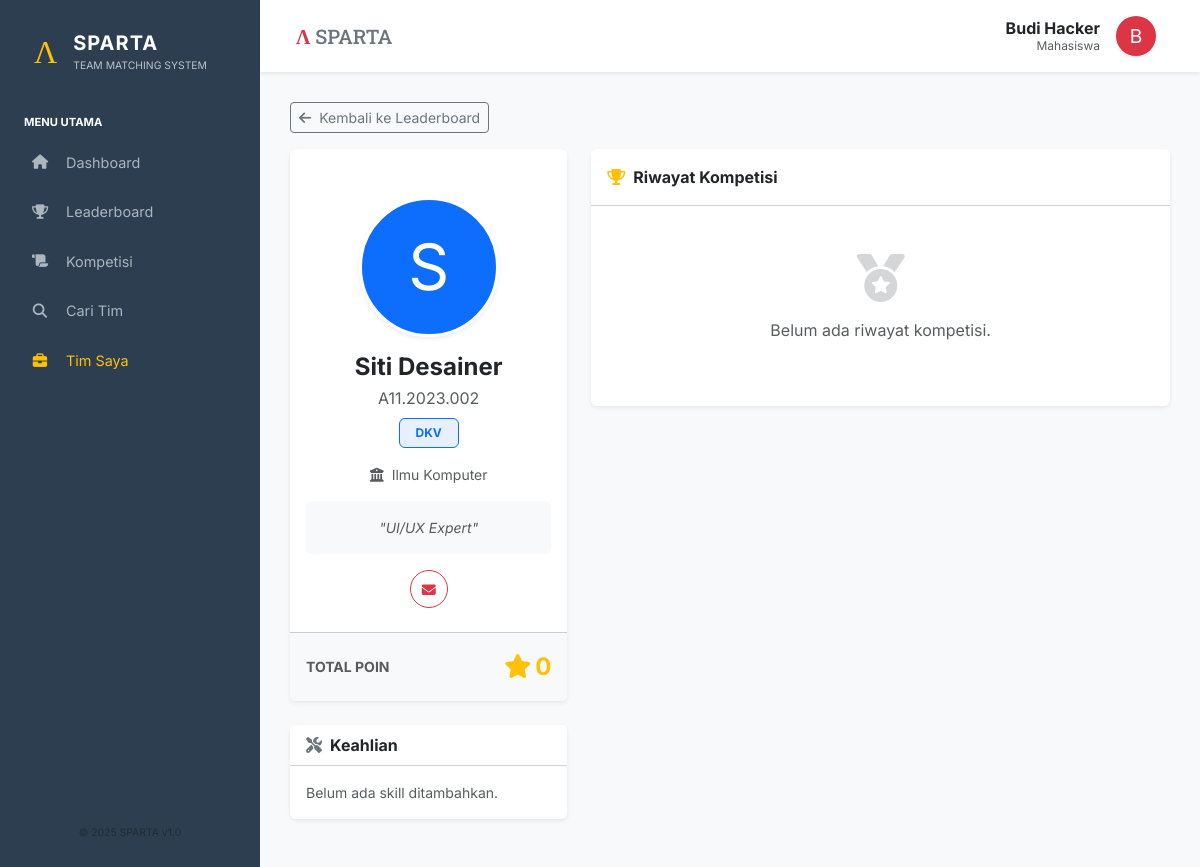
Page /?page=profile&id=2 (signed in) on the committed database.
### tables this page shows
CREATE TABLE Mahasiswa (
    ID_Mahasiswa INT AUTO_INCREMENT PRIMARY KEY,
    NIM VARCHAR(20) UNIQUE DEFAULT NULL,  
    Nama_Mahasiswa VARCHAR(150) NOT NULL,
    Email VARCHAR(100) UNIQUE NOT NULL,
    Password_Hash VARCHAR(255) NOT NULL,
    Tempat_Lahir VARCHAR(50),
    Tanggal_Lahir DATE,
    Bio TEXT,
    No_HP VARCHAR(20) DEFAULT NULL,
    LinkedIn VARCHAR(255) DEFAULT NULL,
    Total_Poin FLOAT DEFAULT 0,
    ID_Prodi INT DEFAULT NULL,            
    Foto_Profil VARCHAR(255) DEFAULT NULL,
    Is_Verified TINYINT(1) DEFAULT 0,
    Verification_Token VARCHAR(255) DEFAULT NULL,
    FOREIGN KEY (ID_Prodi) REFERENCES Prodi(ID_Prodi) ON DELETE SET NULL
);

CREATE TABLE Prodi (
    ID_Prodi INT AUTO_INCREMENT PRIMARY KEY,
    Nama_Prodi VARCHAR(100) NOT NULL,
    ID_Fakultas INT,
    FOREIGN KEY (ID_Fakultas) REFERENCES Fakultas(ID_Fakultas) ON DELETE SET NULL
);

CREATE TABLE Fakultas (
    ID_Fakultas INT AUTO_INCREMENT PRIMARY KEY,
    Nama_Fakultas VARCHAR(100) NOT NULL
);

### src/pages/profile.php (the view, shortened to what this page needs)
<?php
$idMhs = $_GET['id'] ?? 0;
$stmt = $pdo->prepare("SELECT m.*, p.Nama_Prodi, f.Nama_Fakultas
                       FROM Mahasiswa m
                       LEFT JOIN Prodi p ON m.ID_Prodi = p.ID_Prodi
                       LEFT JOIN Fakultas f ON p.ID_Fakultas = f.ID_Fakultas
                       WHERE m.ID_Mahasiswa = ?");
$stmt->execute([$idMhs]);
$mhs = $stmt->fetch();
$stmtSkill = $pdo->prepare("SELECT k.Nama_Keahlian FROM Mahasiswa_Keahlian mk JOIN Keahlian k ON mk.ID_Keahlian = k.ID_Keahlian WHERE mk.ID_Mahasiswa = ?");
$stmtSkill->execute([$idMhs]);
$skills = $stmtSkill->fetchAll(PDO::FETCH_COLUMN);
$stmtHistory = $pdo->prepare("SELECT l.Nama_Lomba, l.Tanggal_Selesai, t.Nama_Tim, pj.Nama_Peringkat
                              FROM (SELECT ID_Tim FROM Keanggotaan_Tim WHERE ID_Mahasiswa = ? UNION SELECT ID_Tim FROM Tim WHERE ID_Mahasiswa_Ketua = ?) as p
                              JOIN Tim t ON p.ID_Tim = t.ID_Tim
                              JOIN Lomba l ON t.ID_Lomba = l.ID_Lomba
                              LEFT JOIN Peringkat_Juara pj ON t.ID_Peringkat = pj.ID_Peringkat
                              ORDER BY l.Tanggal_Selesai DESC");
$stmtHistory->execute([$idMhs, $idMhs]);
$history = $stmtHistory->fetchAll();
?>
<div class="mb-3">
    <a href="?page=ranking" class="btn btn-outline-secondary btn-sm"><i class="fas fa-arrow-left me-2"></i>Kembali ke Leaderboard</a>
</div>
<div class="row">
    <div class="col-md-4">
        <div class="card shadow-sm border-0 mb-4">
            <div class="card-body text-center pt-5 pb-4">
                <div class="mx-auto mb-3">
                    <?php if (!empty($mhs['Foto_Profil']) && file_exists($mhs['Foto_Profil'])): ?>
                        <img src="<?= $mhs['Foto_Profil'] ?>" class="rounded-circle shadow-sm border border-3 border-white" style="width: 140px; height: 140px; object-fit: cover;">
                    <?php else: ?>
                        <div class="rounded-circle bg-primary text-white d-flex align-items-center justify-content-center shadow-sm mx-auto border border-3 border-white" style="width: 140px; height: 140px; font-size: 4rem;">
                            <?= strtoupper(substr($mhs['Nama_Mahasiswa'], 0, 1)) ?>
                        </div>
                    <?php endif; ?>
                </div>
                <h4 class="fw-bold mb-1 text-dark"><?= htmlspecialchars($mhs['Nama_Mahasiswa']) ?></h4>
                <p class="text-muted mb-2"><?= $mhs['NIM'] ?></p>
                <span class="badge bg-primary bg-opacity-10 text-primary border border-primary px-3 py-2 mb-3">
                    <?= $mhs['Nama_Prodi'] ?>
                </span>
                <div class="small text-muted mb-3"><i class="fas fa-university me-1"></i> <?= $mhs['Nama_Fakultas'] ?></div>
                <?php if($mhs['Bio']): ?>
                    <div class="bg-light p-3 rounded fst-italic text-muted small mb-3">
                        "<?= nl2br(htmlspecialchars($mhs['Bio'])) ?>"
                    </div>
                <?php endif; ?>
                <div class="d-flex justify-content-center gap-2 mt-2">
                    <?php if(!empty($mhs['Email'])): ?>
                        <a href="mailto:<?= $mhs['Email'] ?>" class="btn btn-outline-danger btn-sm rounded-circle" title="Email" style="width: 38px; height: 38px; padding-top: 8px;"><i class="fas fa-envelope"></i></a>
                    <?php endif; ?>
                </div>
            </div>
            <div class="card-footer bg-light p-3">
                <div class="d-flex justify-content-between align-items-center">
                    <span class="text-uppercase small fw-bold text-muted">Total Poin</span>
                    <span class="fs-4 fw-bold text-warning"><i class="fas fa-star me-1"></i><?= number_format($mhs['Total_Poin']) ?></span>
                </div>
            </div>
        </div>
        <div class="card shadow-sm border-0 mb-4">
            <div class="card-header bg-white fw-bold"><i class="fas fa-tools me-2 text-secondary"></i>Keahlian</div>
            <div class="card-body">
                <div class="d-flex flex-wrap gap-2">
                    <?php if(empty($skills)) echo '<small class="text-muted">Belum ada skill ditambahkan.</small>'; ?>
                </div>
            </div>
        </div>
    </div>
    <div class="col-md-8">
        <div class="card shadow-sm border-0">
            <div class="card-header bg-white py-3 fw-bold"><i class="fas fa-trophy me-2 text-warning"></i>Riwayat Kompetisi</div>
            <div class="card-body p-0">
                <div class="list-group list-group-flush">
                    <?php if(empty($history)): ?>
                        <div class="p-5 text-center text-muted">
                            <i class="fas fa-medal fa-3x mb-3 opacity-25"></i>
                            <p>Belum ada riwayat kompetisi.</p>
                        </div>
                    <?php endif; ?>
                </div>
            </div>
        </div>
    </div>
</div>

### src/index.php (style rules this page uses)
body { font-family: 'Inter', sans-serif; background-color: #f8f9fa; }

### rows in the picture
mahasiswa: Nama_Mahasiswa "S", Nama_Mahasiswa "Siti Desainer", NIM "A11.2023.002", ID_Prodi.Nama_Prodi "DKV", fakultas.Nama_Fakultas "Ilmu Komputer", Bio "UI/UX Expert", Total_Poin "0"

### other values in the picture
$namaUser "Budi Hacker"
substr($namaUser, 0, 1) "B"
